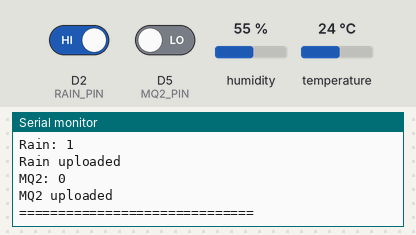
Bench run of a sketch on a simulated ESP8266 (NodeMCU). On the bench: the last lines printed to the serial monitor. The inputs (shaded band) are chosen by the test bench; at power-on: humidity 55 %, D2 (RAIN_PIN) HIGH, D5 (MQ2_PIN) LOW, temperature 24 °C. WiFi joins after 1.5 s; servers stay silent unless stated.

Above: at 3.7 s.
3.8 s: humidity set to 22 %
At 8.28 s:
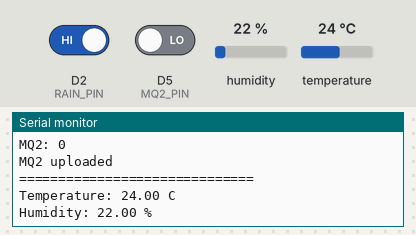
10.1 s: D2 (RAIN_PIN) driven LOW
At 14.21 s:
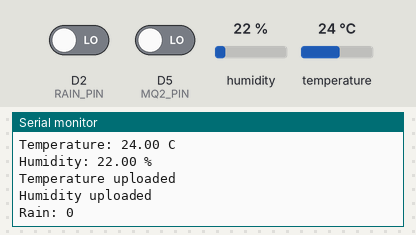
16.4 s: D5 (MQ2_PIN) driven HIGH
At 19.98 s:
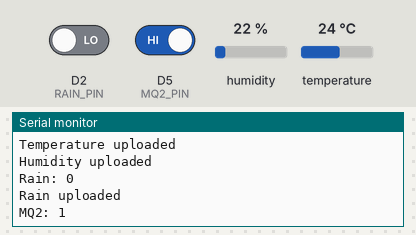
22.7 s: temperature set to 12 °C
At 25.31 s:
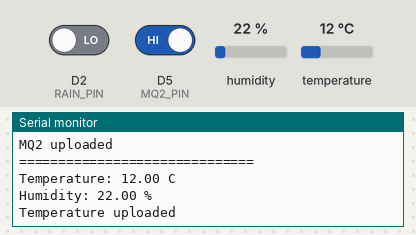
29.0 s: humidity set to 40 %
At 32.0 s:
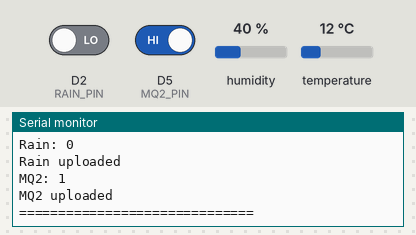
Timing chart, 0 to 33.5 s (numbered marks = the images above; inputs shaded):
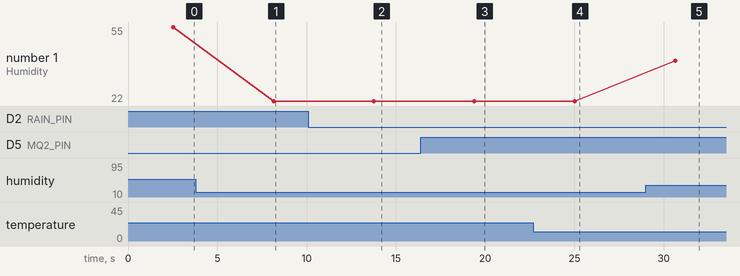

Measured:
- after the input at 3.8 s, the serial monitor: prints a new line after 4.4 s (image 1)
- after the input at 10.1 s, the serial monitor: prints a new line after 4.0 s (image 2)
- after the input at 16.4 s, the serial monitor: prints a new line after 3.5 s (image 3)
- after the input at 22.7 s, the serial monitor: prints a new line after 2.3 s (image 4)
- after the input at 29.0 s, the serial monitor: prints a new line after 1.6 s (image 5)
- plotted number 1: 55 → 22 after the input at 3.8 s, 22 → 40 after the input at 29.0 s

The sketch:

DHT22_MQ_RAIN.ino
```cpp
#include <ESP8266WiFi.h>
#include <Firebase_ESP_Client.h>
#include <DHT.h>

// ================= WIFI =================
#define WIFI_SSID "Click Here For Viruses 🦠"
#define WIFI_PASSWORD "7383527213"

// ================= FIREBASE =================
#define API_KEY "AIzaSyC6BVnaEqgXYZK2MdRDxSK0lXiLWa7zDDc"
#define DATABASE_URL "https://smartcity-61fad-default-rtdb.firebaseio.com/"

// ================= DHT11 =================
#define DHTPIN D3
#define DHTTYPE DHT11

DHT dht(DHTPIN, DHTTYPE);

// ================= RAIN =================
#define RAIN_PIN D2

// ================= MQ2 =================
#define MQ2_PIN D5

// ================= FIREBASE =================
FirebaseData fbdo;
FirebaseAuth auth;
FirebaseConfig config;

void setup() {

  Serial.begin(115200);
  delay(1000);

  // Sensors
  dht.begin();

  pinMode(RAIN_PIN, INPUT);
  pinMode(MQ2_PIN, INPUT);

  // ================= WIFI =================

  Serial.println();
  Serial.print("Connecting to WiFi");

  WiFi.begin(WIFI_SSID, WIFI_PASSWORD);

  while (WiFi.status() != WL_CONNECTED) {
    delay(500);
    Serial.print(".");
  }

  Serial.println();
  Serial.println("WiFi Connected!");
  Serial.print("IP Address: ");
  Serial.println(WiFi.localIP());

  // ================= FIREBASE =================

  config.api_key = API_KEY;
  config.database_url = DATABASE_URL;

  if (Firebase.signUp(&config, &auth, "", "")) {
    Serial.println("Firebase Authentication OK");
  }
  else {
    Serial.println("Firebase Authentication Failed");
    Serial.println(config.signer.signupError.message.c_str());
  }

  Firebase.begin(&config, &auth);
  Firebase.reconnectWiFi(true);

  Serial.println("Firebase Connected!");
}

void loop() {

  // =================================================
  // DHT11
  // =================================================

  float temperature = dht.readTemperature();
  float humidity = dht.readHumidity();

  if (isnan(temperature) || isnan(humidity)) {

    Serial.println("DHT11 ERROR!");

  }
  else {

    Serial.print("Temperature: ");
    Serial.print(temperature);
    Serial.println(" C");

    Serial.print("Humidity: ");
    Serial.print(humidity);
    Serial.println(" %");

    // Temperature → Firebase
    if (Firebase.RTDB.setFloat(
          &fbdo,
          "/smartcity/DHT22/temperature",
          temperature)) {

      Serial.println("Temperature uploaded");

    } else {

      Serial.println(fbdo.errorReason());
    }

    // Humidity → Firebase
    if (Firebase.RTDB.setFloat(
          &fbdo,
          "/smartcity/DHT22/humidity",
          humidity)) {

      Serial.println("Humidity uploaded");

    } else {

      Serial.println(fbdo.errorReason());
    }
  }


  // =================================================
  // RAIN SENSOR
  // =================================================

  int rainValue = digitalRead(RAIN_PIN);

  Serial.print("Rain: ");
  Serial.println(rainValue);

  if (Firebase.RTDB.setInt(
        &fbdo,
        "/smartcity/Rain/value",
        rainValue)) {

    Serial.println("Rain uploaded");

  } else {

    Serial.println(fbdo.errorReason());
  }


  // =================================================
  // MQ2
  // =================================================

  int mqValue = digitalRead(MQ2_PIN);

  Serial.print("MQ2: ");
  Serial.println(mqValue);

  if (Firebase.RTDB.setInt(
        &fbdo,
        "/smartcity/MQ2/value",
        mqValue)) {

    Serial.println("MQ2 uploaded");

  } else {

    Serial.println(fbdo.errorReason());
  }


  Serial.println("==============================");

  delay(5000);
}
```
